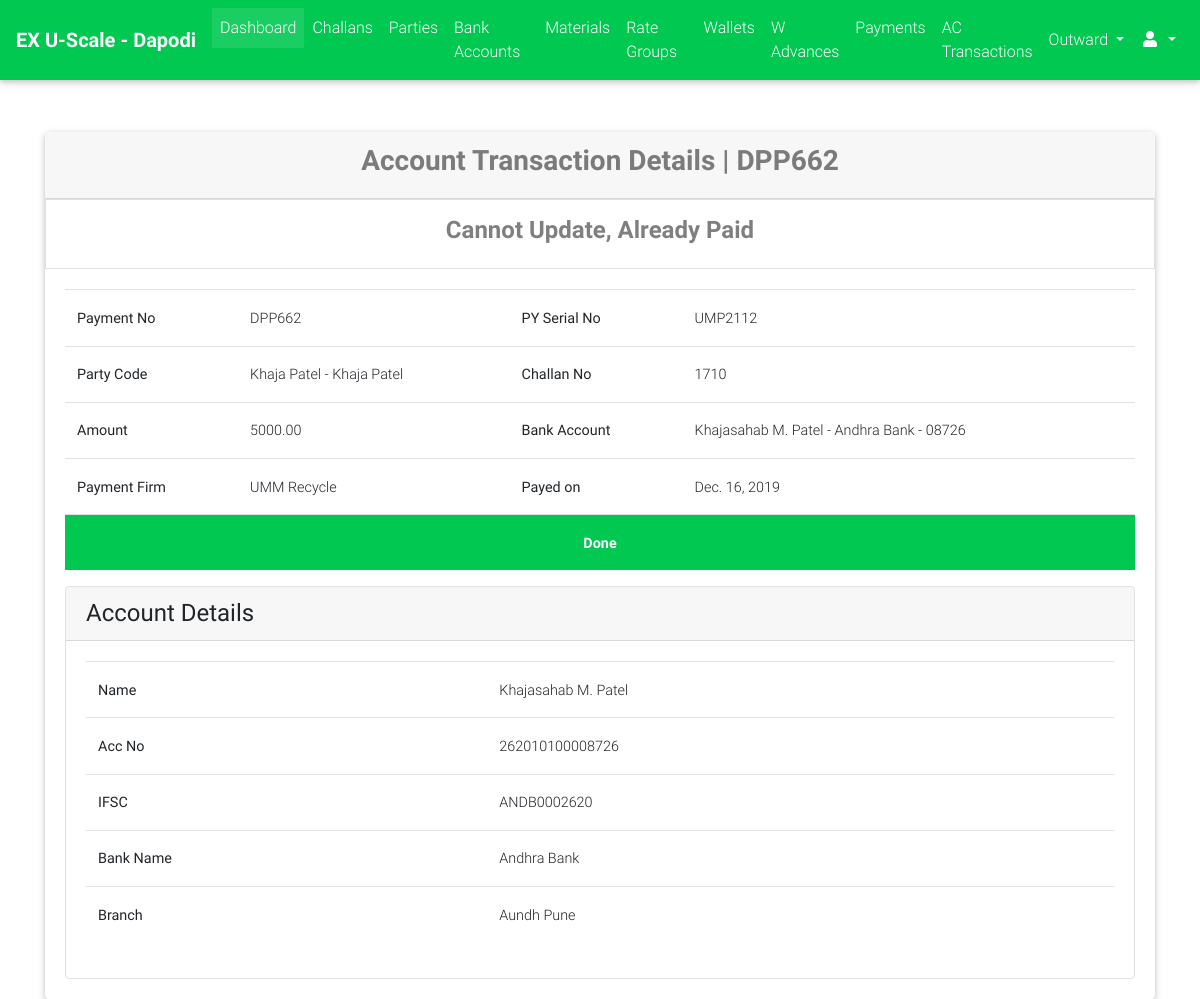
The app's page /cms_admin/payments/account_transactions/update/236 (signed in) with its own data.
### payments/models.py (models this page shows, shortened)
class AccountTransaction(models.Model):
    STATUS_CHOICES = (("PN", "Pending"), ("DN", "Done"))
    payment_code = models.CharField(max_length=32, blank=True, null=True)
    payment = models.ForeignKey("Payment", on_delete=models.CASCADE)
    actr_no = models.CharField(verbose_name="Payment No", max_length=7, default=settings.ACTR_NO_PREFIX)
    serial_no = models.CharField(verbose_name="PY Serial No", max_length=7, blank=tuple, null=True)
    bank_account = models.ForeignKey("bank_accounts.BankAccount", on_delete=models.CASCADE, blank=True, null=True)
    payment_party = models.ForeignKey("payment_parties.PaymentParty", on_delete=models.SET_NULL, blank=True, null=True)
    amount = models.DecimalField(max_digits=9, decimal_places=2)
    created_on = models.DateField()
    payed_on = models.DateField(blank=True, null=True)
    extra_info = models.TextField(blank=True)
    photo = models.ImageField(upload_to="payments/account_transactions/photos/", blank=True, null=True)
    status = models.CharField(max_length=2, choices=STATUS_CHOICES, default="PN")

class Payment(models.Model):
    PAYMENT_MODE_CHOICES = (("DP", "Direct Payment"), ("AL", "Account Less"))
    PAYMENT_STATUS_CHOICES = (("PN", "Pending"), ("DN", "Done"))
    challan = models.OneToOneField("challans.Challan", on_delete=models.CASCADE)
    payment_mode = models.CharField(max_length=2, choices=PAYMENT_MODE_CHOICES, blank=True, null=True)
    status = models.CharField(max_length=2, choices=PAYMENT_STATUS_CHOICES, default="PN")
    payed_amount = models.DecimalField(max_digits=9, decimal_places=2, default=0.00)
    amount = models.DecimalField(max_digits=9, decimal_places=2, null=True, blank=True)
    image = models.ImageField(upload_to="payments/", blank=True, null=True)
    extra_info = models.TextField(blank=True)

### challans/models.py (models this page shows, shortened)
class Challan(models.Model):
    STATUS_CHOICES = (("PN", "Pending"), ("DN", "Done"))
    created_by = models.ForeignKey(User, on_delete=models.PROTECT)
    party = models.ForeignKey("parties.Party", on_delete=models.CASCADE)
    challan_no = models.PositiveIntegerField(unique=True
                                             )
    vehicle_details = models.CharField(max_length=128, blank=True, null=True)
    weights_amount = models.DecimalField(max_digits=9, decimal_places=2, default=decimal.Decimal(0.00))
    extra_charges = models.DecimalField(verbose_name="Kata Charges", max_digits=9, decimal_places=2,
                                        default=decimal.Decimal(0.00), validators=[MinValueValidator(limit_value=0), MaxValueValidator(limit_value=100)])
    round_amount = models.DecimalField(max_digits=4, decimal_places=2, default=decimal.Decimal(0.00), validators=[MinValueValidator(limit_value=-10), MaxValueValidator(limit_value=10)])
    total_amount = models.DecimalField(max_digits=9, decimal_places=2, default=decimal.Decimal(0.00), validators=[MinValueValidator(limit_value=0)])
    image = models.ImageField(upload_to="payments/", blank=True, null=True)
    extra_info = models.TextField(blank=True)
    created_on = models.DateField(verbose_name="Challan Date")
    updated_on = models.DateTimeField(auto_now=True)
    is_entries_done = models.BooleanField(default=False)
    is_reports_done = models.BooleanField(default=False)
    is_rates_assigned = models.BooleanField(default=False)
    is_payed = models.BooleanField(default=False)
    status = models.CharField(max_length=2, choices=STATUS_CHOICES, default="PN")
    @property
    def get_absolute_url(self):
        return reverse_lazy("challans:detail", kwargs={"challan_no": self.challan_no})

### parties/models.py (models this page shows, shortened)
class Party(models.Model):
    RATE_TYPE_CHOICES = (("GR", "Group Rate"), ("IR", "Individual Rate"))
    rate_type = models.CharField(max_length=2, choices=RATE_TYPE_CHOICES)
    rate_group = models.ForeignKey("rates.RateGroup", on_delete=models.PROTECT, blank=True, null=True)
    name = models.CharField(max_length=128)
    party_code = models.CharField(max_length=32, blank=True)
    address = models.TextField(blank=True)
    phone = models.CharField(max_length=13)
    whatsapp = models.CharField(max_length=13, blank=True)
    email = models.EmailField(blank=True, null=True)
    extra_info = models.TextField(blank=True)
    is_wallet_party = models.BooleanField(default=False)
    is_active = models.BooleanField(default=True)
    class Meta:
        verbose_name = "Party"
        verbose_name_plural = "Parties"
    @property
    def get_display_text(self):
        return self.name

### bank_accounts/models.py (models this page shows, shortened)
class BankAccount(models.Model):
    party = models.ForeignKey("parties.Party", on_delete=models.CASCADE)
    account_code = models.CharField(max_length=7, unique=True)
    amount_limit = models.DecimalField(max_digits=9, decimal_places=2, default=Decimal(1000000), editable=False)
    account_holder = models.CharField(max_length=128)
    acc_no = models.CharField(max_length=32)
    ifsc_code = models.CharField(max_length=11, validators=[MinLengthValidator(limit_value=11)])
    bank_name = models.CharField(max_length=64)
    branch_name = models.CharField(max_length=64, blank=True)
    is_active = models.BooleanField(default=True)
    @property
    def get_display_text(self):
        return "{} - {} - {}".format(self.account_holder, self.bank_name, self.acc_no[-5:])

### payment_parties/models.py (models this page shows)
class PaymentParty(models.Model):
    name = models.CharField(max_length=128)
    is_self_firm = models.BooleanField(default=False)
    account_details = models.TextField(blank=True)
    def __str__(self):
        return self.name

### cms_admin/views.py (the view)
# urls.py: url(r'^payments/account_transactions/update/(?P<id>[0-9]+)$', views.AccountTransactionUpdateView.as_view(),
class AccountTransactionUpdateView(Executive2RequiredMixin, UpdateView):
    model = AccountTransaction
    context_object_name = "account_transaction"
    template_name = "cms_admin/payments/account_transactions/update.html"
    slug_field = "id"
    slug_url_kwarg = "id"
    success_url = reverse_lazy("cms_admin:account_transactions_list")
    fields = ("payment_party", "payed_on", "serial_no")

### cms_admin/views.py (called while the page is built)
    def test_func(self):
        return (self.request.user.is_superuser or self.request.user.is_staff) and self.request.user.username == "executive2"

### portal/templatetags/constant_tags.py (called while the page is built)
@register.simple_tag
def get_branch_name():
    return settings.BRANCH_NAME

### cms_admin/templates/cms_admin/payments/account_transactions/update.html (shortened to what this page needs)
{% extends "cms_admin/base.html" %}
{% load crispy_forms_tags %}
{% block custom_links %}
    <link rel="stylesheet" href="//code.jquery.com/ui/1.12.1/themes/base/jquery-ui.css">
{% endblock %}
{% block content %}
    <br><br>
    <div class="container">
        <div class="card">
            <div class="card-header">
                <h3 class="text-black-50 font-weight-bold text-center">Account Transaction Details | {{ account_transaction.actr_no }}</h3>
            </div>
            <div class="card-content border p-3">
                {% if account_transaction.status == "PN" %}
                    <form method="post">
                        {% csrf_token %}
                        {{ form|crispy }}
                        <button type="submit" class="btn btn-success">Submit</button>
                    </form>
                {% else %}
                    <h4 class="font-weight-bold text-center text-black-50">Cannot Update, Already Paid</h4>
                {% endif %}
            </div>
            <div class="card-body">
                <table class="table">
                    <tbody>
                        <tr>
                            <th>Payment No</th>
                            <td>{{ account_transaction.actr_no }}</td>
                            <th>PY Serial No</th>
                            <td>{{ account_transaction.serial_no }}</td>
                        </tr>
                        <tr>
                            <th>Party Code</th>
                            <td>{{ account_transaction.payment.challan.party.name }} - {{ account_transaction.payment.challan.party.get_display_text }}</td>
                            <th>Challan No</th>
                            <td>
                                <a href="{{ account_transaction.payment.challan.get_absolute_url }}">{{ account_transaction.payment.challan.challan_no }}</a>
                            </td>
                        </tr>
                        <tr>
                            <th>Amount</th>
                            <td>{{ account_transaction.amount }}</td>
                            <th>Bank Account</th>
                            <td>{{ account_transaction.bank_account.get_display_text }}</td>
                        </tr>
                        <tr>
                            <th>Payment Firm</th>
                            <td>{{ account_transaction.payment_party }}</td>
                            <th>Payed on</th>
                            <td>{{ account_transaction.payed_on }}</td>
                        </tr>
                        <tr>
                            {% if account_transaction.status == "DN" %}
                                <td class="bg-success text-center font-weight-bold text-white" colspan="4">Done</td>
                            {% else %}
                                <td class="bg-danger text-center font-weight-bold text-white" colspan="4">Pending</td>
                            {% endif %}
                        </tr>
                    </tbody>
                </table>
                <div class="card border" style="box-shadow: none">
                    <div class="card-header">
                        <h4 class="m-auto">Account Details</h4>
                    </div>
                    <div class="card-body">
                        <table class="table">
                            <tbody>
                                {% with account_transaction.bank_account as bank_account %}
                                    <tr>
                                        <th>Name</th>
                                        <td>{{ bank_account.account_holder }}</td>
                                    </tr>
                                    <tr>
                                        <th>Acc No</th>
                                        <td>{{ bank_account.acc_no }}</td>
                                    </tr>
                                    <tr>
                                        <th>IFSC</th>
                                        <td>{{ bank_account.ifsc_code }}</td>
                                    </tr>
                                    <tr>
                                        <th>Bank Name</th>
                                        <td>{{ bank_account.bank_name }}</td>
                                    </tr>
                                    <tr>
                                        <th>Branch</th>
                                        <td>{{ bank_account.branch_name }}</td>
                                    </tr>
                                {% endwith %}
                            </tbody>
                        </table>
                    </div>
                </div>
            </div>
        </div>
    </div>
{% endblock %}

### records on screen
AccountTransaction: actr_no "DPP662", serial_no "UMP2112", payment.challan.party.name "Khaja Patel", payment.challan.party.get_display_text "Khaja Patel", payment.challan.challan_no "1710", amount "5000.00", bank_account.get_display_text "Khajasahab M. Patel - Andhra Bank - 08726", payment_party "UMM Recycle", payed_on "Dec. 16, 2019"
BankAccount: account_holder "Khajasahab M. Patel", acc_no "262010100008726", ifsc_code "ANDB0002620", bank_name "Andhra Bank", branch_name "Aundh Pune"
